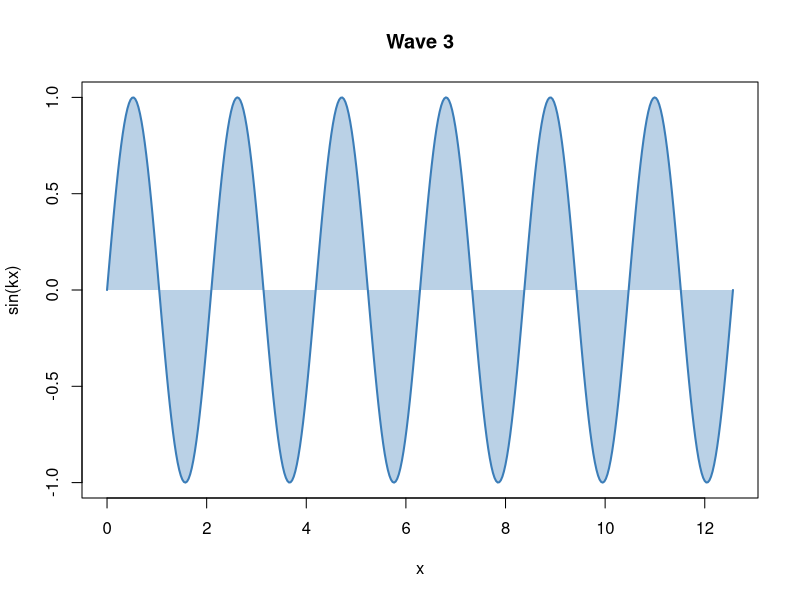
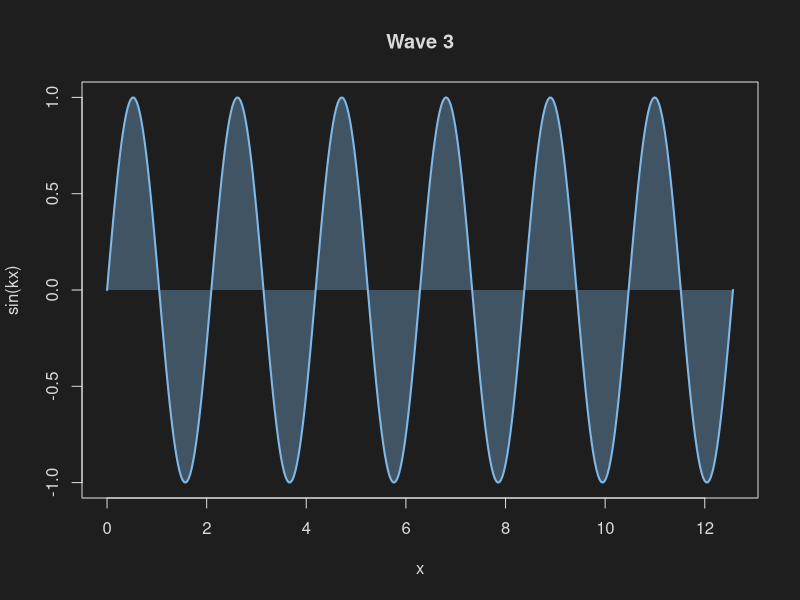
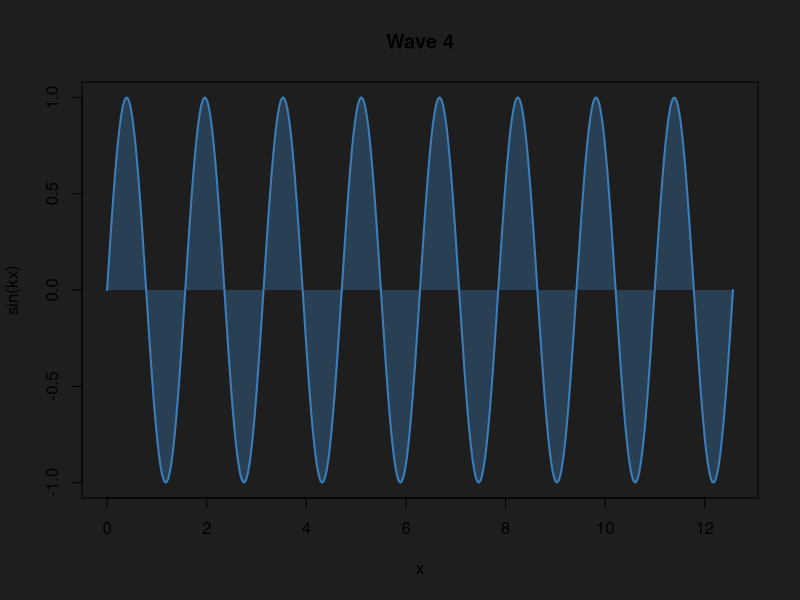
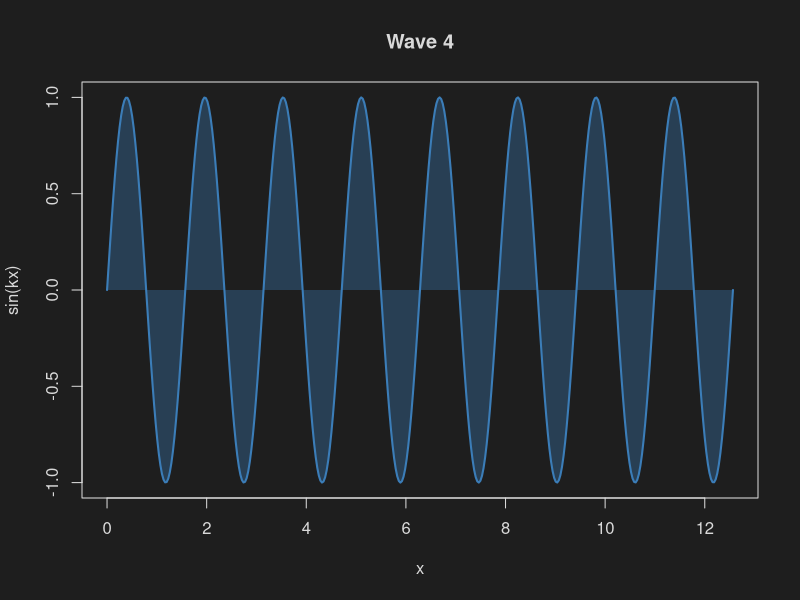
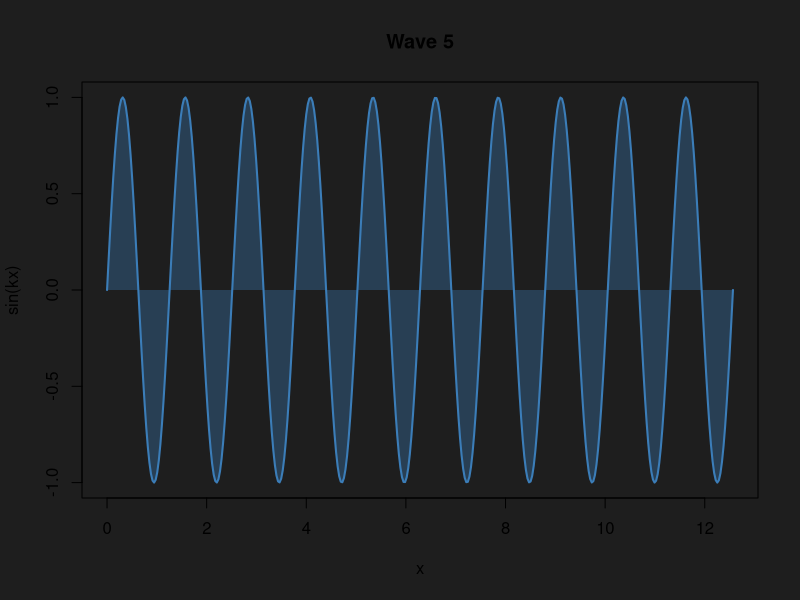
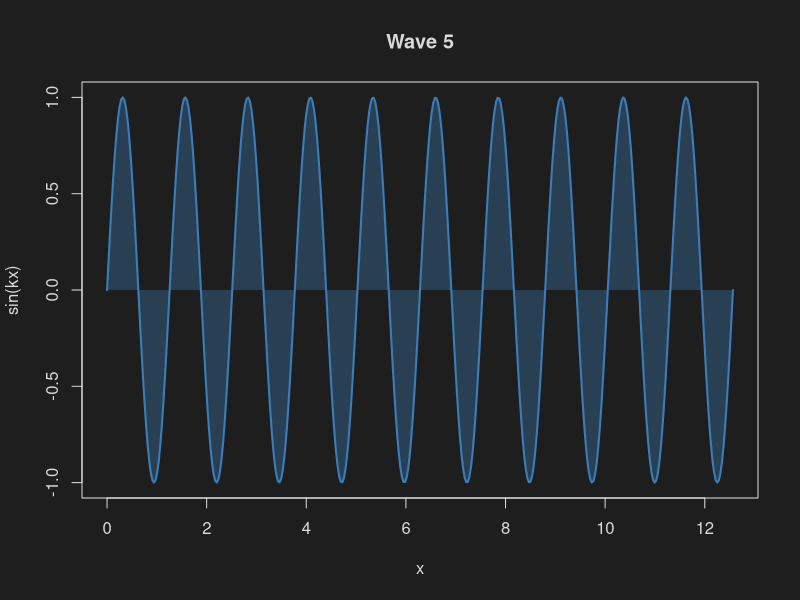
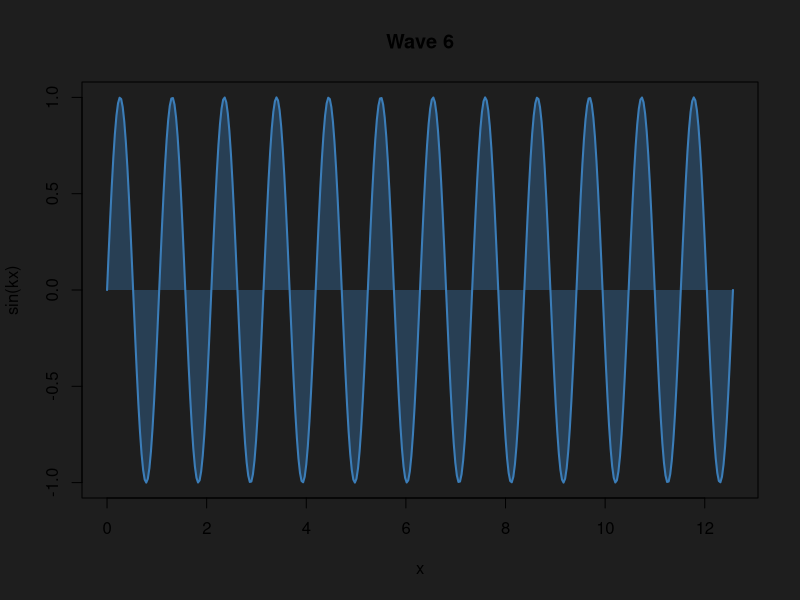
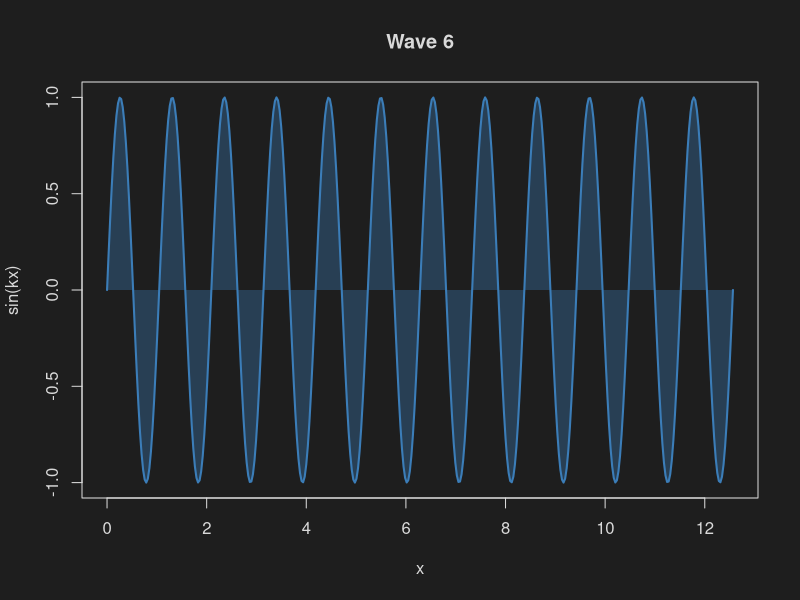

The R source for these figures, in order:
## ---- chunk 1
wave <- function(k = 1, ink = "black", paper = NULL, col = "#3B7DB8") {
  if (!is.null(paper)) {
    par(bg = paper)
  }
  par(fg = ink, col.axis = ink, col.lab = ink, col.main = ink)
  x <- seq(0, 4 * pi, length.out = 400)
  plot(
    x,
    sin(k * x),
    type = "n",
    main = paste("Wave", k),
    xlab = "x",
    ylab = "sin(kx)"
  )
  polygon(
    c(x, rev(x)),
    c(sin(k * x), rep(0, length(x))),
    col = adjustcolor(col, 0.35),
    border = NA
  )
  lines(x, sin(k * x), lwd = 2, col = col)
}
## ---- chunk 2
#| panzoom: true
#| renderings: [light, dark]
#| fig-alt: "A sine curve in blue on a background matching the page"
#| fig-cap: >-
#|   Wave 3: y = sin(3x); the area between the curve and y = 0 is shaded.

wave(k = 3, paper = "white")
wave(k = 3, ink = "gray85", paper = "#1E1E1E", col = "#7FB8E6")
## ---- chunk 3
#| panzoom: true
#| renderings: [light, dark]
#| dev: ragg_png
#| dev.args: !expr list(bg = "transparent")
#| fig-alt: "A sine curve in blue with axes in the text color"
#| fig-cap: >-
#|   Wave 4: y = sin(4x); the area between the curve and y = 0 is shaded.

wave(k = 4)
wave(k = 4, ink = "gray85")
## ---- chunk 4
#| panzoom:
#|   group: renderings
#| renderings: [light, dark]
#| dev: ragg_png
#| dev.args: !expr list(bg = "transparent")
#| fig-alt: "A sine curve in blue with axes in the text color"
#| fig-cap: >-
#|   Wave 5: y = sin(5x); the area between the curve and y = 0 is shaded.

wave(k = 5)
wave(k = 5, ink = "gray85")
## ---- chunk 5
#| panzoom:
#|   group: renderings
#| renderings: [light, dark]
#| dev: ragg_png
#| dev.args: !expr list(bg = "transparent")
#| fig-alt: "A sine curve in blue with axes in the text color"
#| fig-cap: >-
#|   Wave 6: y = sin(6x); the area between the curve and y = 0 is shaded.

wave(k = 6)
wave(k = 6, ink = "gray85")
## ---- chunk 6
#| panzoom: true
#| renderings: [dark, light]
#| dev: ragg_png
#| dev.args: !expr list(bg = "transparent")
#| fig-alt: "A sine curve in blue with axes in the text color"
#| fig-cap: >-
#|   Wave 2: y = sin(2x); the area between the curve and y = 0 is shaded.

wave(k = 2, ink = "gray85")
wave(k = 2)
